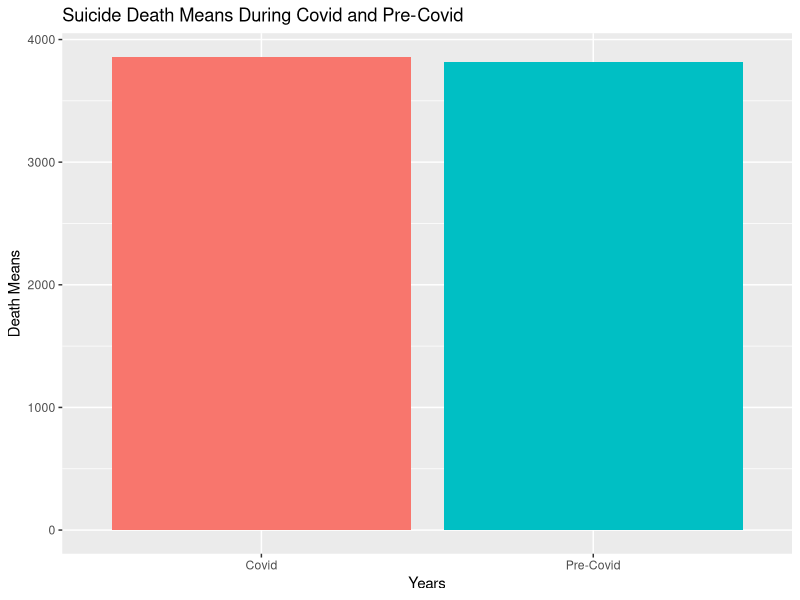
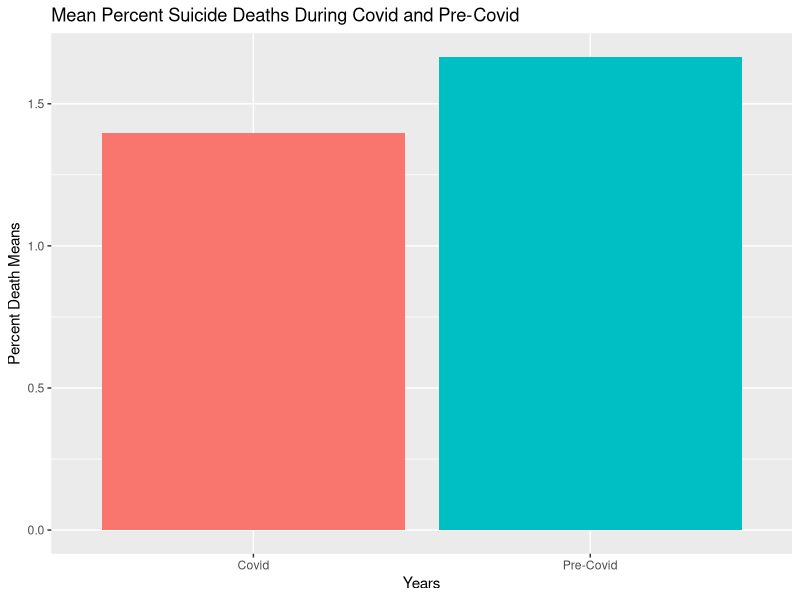
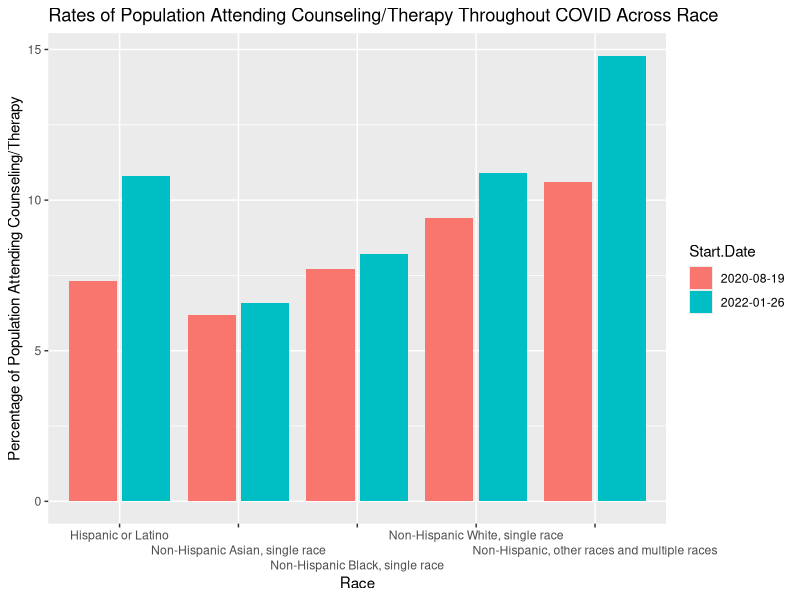
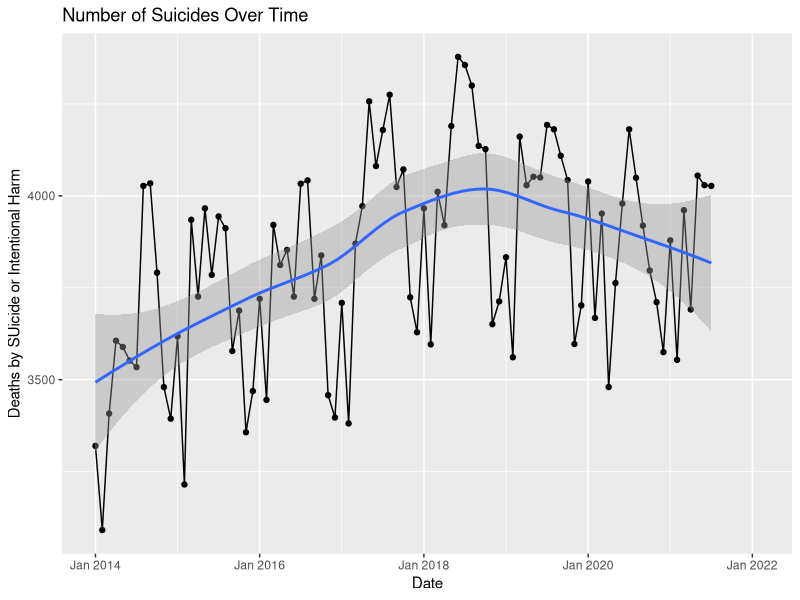
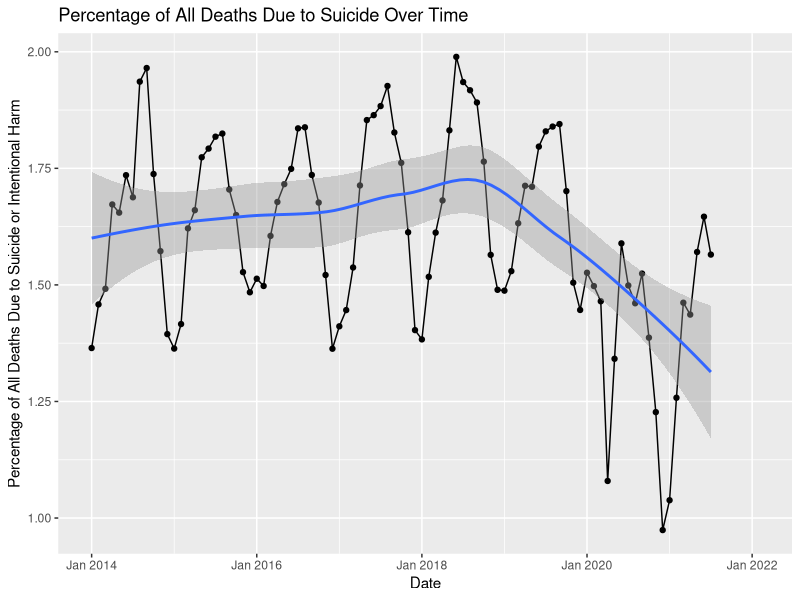
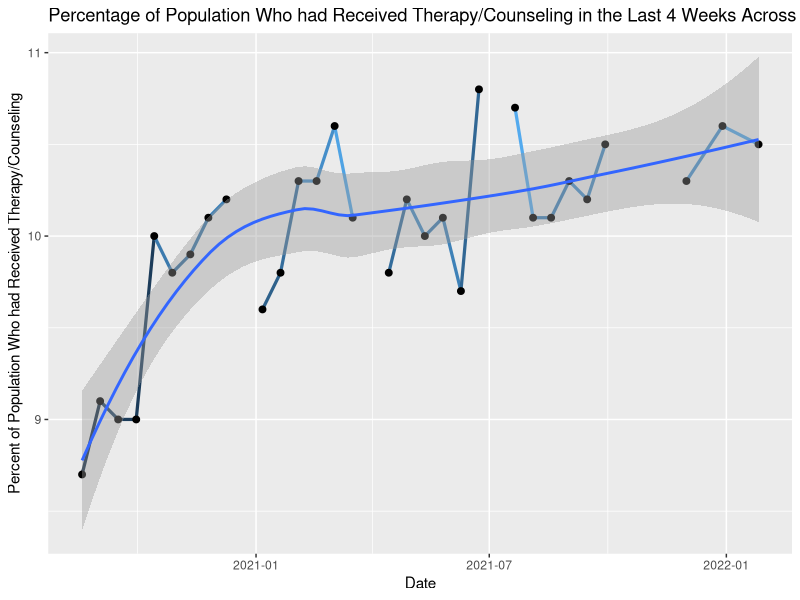

These figures' R source, in order:
library(tidyr)
library(dplyr)
library(tidyverse)
# Need to install.packages("zoo")
library(zoo)

# Data Prep

deaths_pre_covid <- read.csv("./data/deaths_pre_covid.csv",
                             stringsAsFactors = FALSE) %>%
  select(Year, Month, All.Cause, Intentional.Self.Harm..Suicide.) %>%
  mutate(suicide_percent_total_deaths = (Intentional.Self.Harm..Suicide. / All.Cause) * 100)
  
deaths_covid <- read.csv("./data/deaths_covid.csv",
                         stringsAsFactors = FALSE) %>%
  select(Year, Month, All.Cause, Intentional.Self.Harm..Suicide.) %>%
  mutate(suicide_percent_total_deaths = (Intentional.Self.Harm..Suicide. / All.Cause) * 100)

## Combines both Deaths dataframes into one.
deaths_pre_post_covid <- rbind(deaths_pre_covid, deaths_covid)
deaths_pre_post_covid$Date <- as.yearmon(paste(deaths_pre_post_covid$Year, deaths_pre_post_covid$Month), "%Y %m")

mental_care <- read.csv("./data/mental_care.csv",
                        stringsAsFactors = FALSE)
mental_care$Start.Date <- strptime(mental_care$Time.Period.Start.Date, format = "%m/%d/%Y")
mental_care$Start.Date = as.Date(mental_care$Start.Date, format = "%m/%d%/%Y")

## Filters the mental_care dataset by receiving counseling/therapy and within all subgroups.
therapy_rate <- mental_care %>%
  filter(Indicator == "Received Counseling or Therapy, Last 4 Weeks", Subgroup == "United States")

## Filters the mental dataset by receiving counseling/therapy and by race.
race_therapy <- mental_care %>%
  filter(Indicator == "Received Counseling or Therapy, Last 4 Weeks", Group == "By Race/Hispanic ethnicity") %>%
  filter(Start.Date == "2020-08-19" | Start.Date == "2022-01-26") %>%
  select(Subgroup, Value, Start.Date) %>%
  pivot_wider(names_from = Start.Date, values_from = Value)

# Graphs and Visualizations

## These averages show an increase in suicides until 2020, when it drops.
average_suicides_2014 <- deaths_pre_covid %>%
  filter(Year == "2014")
average_suicides_2014 <- round(mean(average_suicides_2014$Intentional.Self.Harm..Suicide.))

average_suicides_2017 <- deaths_pre_covid %>%
  filter(Year == "2017")
average_suicides_2017 <- round(mean(average_suicides_2017$Intentional.Self.Harm..Suicide.))

average_suicides_2020 <- deaths_covid %>%
  filter(Year == "2020")
average_suicides_2020 <- round(mean(average_suicides_2020$Intentional.Self.Harm..Suicide.))



## Rates of suicide seem to be going up due to higher numbers
suicide_death_plot <- ggplot(deaths_pre_post_covid, aes(x = Date, y = Intentional.Self.Harm..Suicide., group = 1)) +
  geom_line() +
  geom_point() +
  geom_smooth() +
  labs(title = "Number of Suicides Over Time", x = "Date", y = "Deaths by SUicide or Intentional Harm")
## But if you plot the percent of total deaths from suicide, you can see a large drop in suicide rates! Could this be from higher telehealth usage?
suicide_percent_plot <- ggplot(deaths_pre_post_covid, aes(x = Date, y = suicide_percent_total_deaths, group = 1)) +
  geom_line() +
  geom_point() +
  geom_smooth() +
  labs(title = "Percentage of All Deaths Due to Suicide Over Time", x = "Date", y = "Percentage of All Deaths Due to Suicide or Intentional Harm")

## Calculating and graphing the mean suicide rates precovid and 2020
pre_mean <- mean(deaths_pre_covid$Intentional.Self.Harm..Suicide.)
covid_mean <- mean(deaths_covid$Intentional.Self.Harm..Suicide., na.rm = TRUE)

pre_mean_percent <- mean(deaths_pre_covid$suicide_percent_total_deaths)
covid_mean_percent <- mean(deaths_covid$suicide_percent_total_deaths, na.rm = TRUE)

#Making dataframe from values to graph
covid <- c("Pre-Covid", "Covid")
mean_deaths <- c(pre_mean, covid_mean)

mean_deaths_df <- data.frame(covid, mean_deaths)

#percent dataframe
perc_deaths <- c(pre_mean_percent, covid_mean_percent)
perc_deaths_df <- data.frame(covid, perc_deaths)

#Graphs
mean_plot <- ggplot(mean_deaths_df, aes(x = covid, y = mean_deaths, fill = covid)) +
  geom_bar(stat="identity",position="dodge") +
  scale_fill_discrete(name="Year",
                      breaks=c(1, 2),
                      labels=c("Pre-Covid", "Covid"))+
  labs(title = "Suicide Death Means During Covid and Pre-Covid", x = "Years", y ="Death Means")
## the means do not differ, if anything, covid deaths were slightly more prevalent

perc_plot <- ggplot(perc_deaths_df, aes(x = covid, y = perc_deaths, fill = covid)) +
  geom_bar(stat="identity",position="dodge") +
  scale_fill_discrete(name="Year",
                      breaks=c(1, 2),
                      labels=c("Pre-Covid", "Covid"))+
  labs(title = "Mean Percent Suicide Deaths During Covid and Pre-Covid", x = "Years", y = "Percent Death Means")
## the means of death percentages show a significant difference between pre-covid and covid years 


## Rates of Counseling over COVID. Clear upward trend!
therapy_over_covid_plot <- ggplot(therapy_rate, mapping = aes(x = Start.Date, y = Value, group = 3)) +
  geom_line(size = 1.1, aes(color = Value)) +
  geom_point(size = 2) +
  theme(legend.position = "none") +
  geom_smooth() +
  labs(title = "Percentage of Population Who had Received Therapy/Counseling in the Last 4 Weeks Across COVID", x = "Date", y = "Percent of Population Who had Received Therapy/Counseling")

## Histogram(?) of Races, comparing 2 different time points and those who had attended counseling/therapy
race_therapy_histogram <- race_therapy %>%
  gather(Start.Date, val, -Subgroup) %>%
  ggplot(aes(Subgroup, val, fill = Start.Date)) +
  geom_col(position = "dodge2") +
  scale_x_discrete(guide = guide_axis(n.dodge=3)) +
  labs(title = "Rates of Population Attending Counseling/Therapy Throughout COVID Across Race", x = "Race", y = "Percentage of Population Attending Counseling/Therapy")
